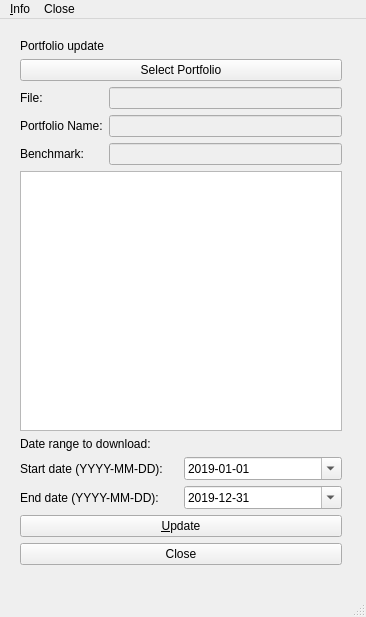
<?xml version="1.0" encoding="UTF-8"?>
<ui version="4.0">
 <class>MainWindow</class>
 <widget class="QMainWindow" name="MainWindow">
  <property name="geometry">
   <rect>
    <x>0</x>
    <y>0</y>
    <width>366</width>
    <height>617</height>
   </rect>
  </property>
  <property name="windowTitle">
   <string>Portfolio Update</string>
  </property>
  <widget class="QWidget" name="centralwidget">
   <widget class="QWidget" name="">
    <property name="geometry">
     <rect>
      <x>20</x>
      <y>20</y>
      <width>322</width>
      <height>526</height>
     </rect>
    </property>
    <layout class="QVBoxLayout" name="verticalLayout">
     <item>
      <widget class="QLabel" name="label">
       <property name="text">
        <string>Portfolio update</string>
       </property>
      </widget>
     </item>
     <item>
      <widget class="QPushButton" name="btn_portfolio">
       <property name="text">
        <string>Select Portfolio</string>
       </property>
      </widget>
     </item>
     <item>
      <layout class="QGridLayout" name="gridLayout">
       <item row="0" column="0">
        <widget class="QLabel" name="label_9">
         <property name="text">
          <string>File:</string>
         </property>
        </widget>
       </item>
       <item row="0" column="1">
        <widget class="QLineEdit" name="lin_file">
         <property name="enabled">
          <bool>false</bool>
         </property>
        </widget>
       </item>
       <item row="1" column="0">
        <widget class="QLabel" name="label_6">
         <property name="text">
          <string>Portfolio Name:</string>
         </property>
        </widget>
       </item>
       <item row="1" column="1">
        <widget class="QLineEdit" name="lin_portfolio">
         <property name="enabled">
          <bool>false</bool>
         </property>
        </widget>
       </item>
       <item row="2" column="0">
        <widget class="QLabel" name="label_7">
         <property name="text">
          <string>Benchmark:</string>
         </property>
        </widget>
       </item>
       <item row="2" column="1">
        <widget class="QLineEdit" name="lin_benchmark">
         <property name="enabled">
          <bool>false</bool>
         </property>
        </widget>
       </item>
      </layout>
     </item>
     <item>
      <widget class="QListWidget" name="list_symbols"/>
     </item>
     <item>
      <widget class="QLabel" name="label_2">
       <property name="text">
        <string>Date range to download:</string>
       </property>
      </widget>
     </item>
     <item>
      <layout class="QGridLayout" name="gridLayout_2">
       <item row="0" column="0">
        <widget class="QLabel" name="label_3">
         <property name="text">
          <string>Start date (YYYY-MM-DD):</string>
         </property>
        </widget>
       </item>
       <item row="0" column="1">
        <widget class="QDateEdit" name="date_startDate">
         <property name="minimumDate">
          <date>
           <year>2000</year>
           <month>1</month>
           <day>3</day>
          </date>
         </property>
         <property name="displayFormat">
          <string>yyyy-MM-dd</string>
         </property>
         <property name="calendarPopup">
          <bool>true</bool>
         </property>
         <property name="date">
          <date>
           <year>2019</year>
           <month>1</month>
           <day>1</day>
          </date>
         </property>
        </widget>
       </item>
       <item row="1" column="0">
        <widget class="QLabel" name="label_4">
         <property name="text">
          <string>End date (YYYY-MM-DD):</string>
         </property>
        </widget>
       </item>
       <item row="1" column="1">
        <widget class="QDateEdit" name="date_endDate">
         <property name="minimumDate">
          <date>
           <year>2000</year>
           <month>1</month>
           <day>3</day>
          </date>
         </property>
         <property name="displayFormat">
          <string>yyyy-MM-dd</string>
         </property>
         <property name="calendarPopup">
          <bool>true</bool>
         </property>
         <property name="date">
          <date>
           <year>2019</year>
           <month>12</month>
           <day>31</day>
          </date>
         </property>
        </widget>
       </item>
      </layout>
     </item>
     <item>
      <widget class="QPushButton" name="btn_update">
       <property name="text">
        <string>&amp;Update</string>
       </property>
      </widget>
     </item>
     <item>
      <widget class="QPushButton" name="btn_close">
       <property name="text">
        <string>Close</string>
       </property>
      </widget>
     </item>
    </layout>
   </widget>
  </widget>
  <widget class="QMenuBar" name="menubar">
   <property name="geometry">
    <rect>
     <x>0</x>
     <y>0</y>
     <width>366</width>
     <height>22</height>
    </rect>
   </property>
   <widget class="QMenu" name="menu_Info">
    <property name="title">
     <string>&amp;Info</string>
    </property>
   </widget>
   <widget class="QMenu" name="menuClose">
    <property name="title">
     <string>Close</string>
    </property>
   </widget>
   <addaction name="menu_Info"/>
   <addaction name="menuClose"/>
  </widget>
  <widget class="QStatusBar" name="statusbar"/>
  <action name="action_Info">
   <property name="text">
    <string>&amp;Info</string>
   </property>
  </action>
 </widget>
 <resources/>
 <connections/>
</ui>
